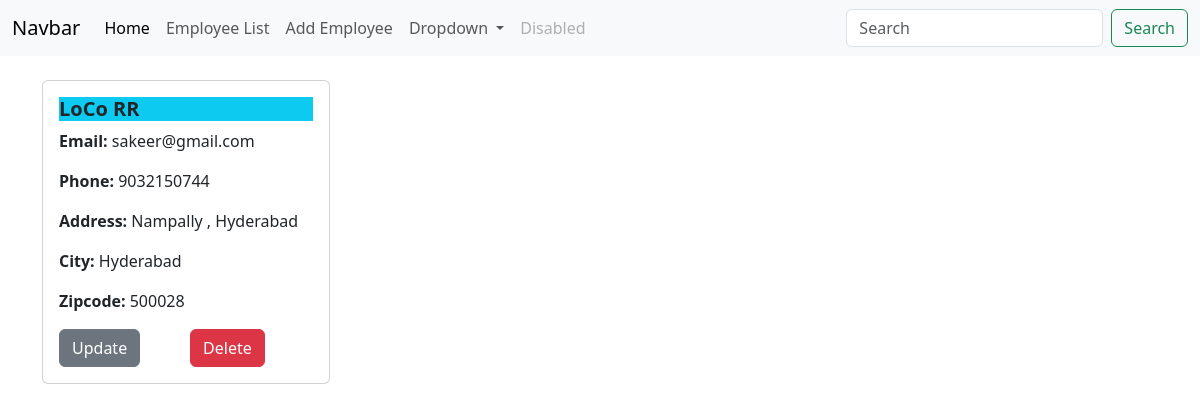
/detail/1, run on the app's committed database.
### app/models.py (models this page shows, shortened)
class Record(models.Model):
    created_at= models.DateTimeField(auto_now_add=True)
    first_name = models.CharField(max_length=100)
    last_name = models.CharField(max_length=100)
    email = models.CharField(max_length=100)
    phone = models.CharField(max_length=12)
    address = models.CharField(max_length=100)
    city = models.CharField(max_length=100)
    zipcode = models.CharField(max_length=100)

### app/views.py (the view)
# urls.py: path('detail/<int:pk>',views.detail_view,name='detail'),
def detail_view(request,pk):
    record = Record.objects.get(pk=pk)
    return render(request,"detail.html",{'record':record})

### app/templates/detail.html
{% extends "base.html"%}
{%block content%}
<br>
<div class="card" style="width: 18rem;">
    <div class="card-body">
      <h5 class="card-title bg-info"><b>{{record.first_name}} {{record.last_name}}</b></h5>
      <p class="card-text"><b> Email:</b> {{record.email}}</p>
      <p class="card-text"><b> Phone:</b> {{record.phone}}</p>
      <p class="card-text"><b> Address:</b> {{record.address}}</p>
      <p class="card-text"><b> City:</b> {{record.city}}</p>
      <p class="card-text"><b> Zipcode:</b> {{record.zipcode}}</p>
      <a href="{% url 'update' record.id%}" class="btn btn-secondary">Update</a> &nbsp;&nbsp;&nbsp;&nbsp;&nbsp;&nbsp;&nbsp;&nbsp;&nbsp;&nbsp;
      <a href="{% url 'delete' record.id%}" class="btn btn-danger">Delete</a>
    </div>
  </div>
  {%endblock%}

### data on the page
Record: first_name "LoCo", last_name "RR", email "sakeer@gmail.com", phone "9032150744", address "Nampally , Hyderabad", city "Hyderabad", zipcode "500028"
